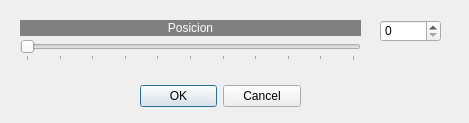
<?xml version="1.0" encoding="UTF-8"?>
<ui version="4.0">
 <class>Capturarvideo</class>
 <widget class="QDialog" name="Capturarvideo">
  <property name="geometry">
   <rect>
    <x>0</x>
    <y>0</y>
    <width>469</width>
    <height>123</height>
   </rect>
  </property>
  <property name="windowTitle">
   <string>Captura de vídeo</string>
  </property>
  <widget class="QDialogButtonBox" name="buttonBox">
   <property name="geometry">
    <rect>
     <x>140</x>
     <y>80</y>
     <width>161</width>
     <height>32</height>
    </rect>
   </property>
   <property name="orientation">
    <enum>Qt::Horizontal</enum>
   </property>
   <property name="standardButtons">
    <set>QDialogButtonBox::Cancel|QDialogButtonBox::Ok</set>
   </property>
  </widget>
  <widget class="QSlider" name="horizontalSlider">
   <property name="geometry">
    <rect>
     <x>20</x>
     <y>40</y>
     <width>341</width>
     <height>21</height>
    </rect>
   </property>
   <property name="minimum">
    <number>0</number>
   </property>
   <property name="maximum">
    <number>100</number>
   </property>
   <property name="pageStep">
    <number>10</number>
   </property>
   <property name="value">
    <number>0</number>
   </property>
   <property name="orientation">
    <enum>Qt::Horizontal</enum>
   </property>
   <property name="tickPosition">
    <enum>QSlider::TicksBelow</enum>
   </property>
   <property name="tickInterval">
    <number>10</number>
   </property>
  </widget>
  <widget class="QLabel" name="label">
   <property name="geometry">
    <rect>
     <x>20</x>
     <y>20</y>
     <width>341</width>
     <height>16</height>
    </rect>
   </property>
   <property name="styleSheet">
    <string notr="true">background-color: rgb(128, 128, 128);
color: rgb(255, 255, 255);</string>
   </property>
   <property name="text">
    <string>Posicion</string>
   </property>
   <property name="alignment">
    <set>Qt::AlignCenter</set>
   </property>
  </widget>
  <widget class="QSpinBox" name="spinBox">
   <property name="geometry">
    <rect>
     <x>380</x>
     <y>20</y>
     <width>61</width>
     <height>22</height>
    </rect>
   </property>
   <property name="minimum">
    <number>0</number>
   </property>
   <property name="maximum">
    <number>100</number>
   </property>
   <property name="value">
    <number>0</number>
   </property>
  </widget>
 </widget>
 <resources/>
 <connections>
  <connection>
   <sender>buttonBox</sender>
   <signal>accepted()</signal>
   <receiver>Capturarvideo</receiver>
   <slot>accept()</slot>
   <hints>
    <hint type="sourcelabel">
     <x>248</x>
     <y>254</y>
    </hint>
    <hint type="destinationlabel">
     <x>157</x>
     <y>274</y>
    </hint>
   </hints>
  </connection>
  <connection>
   <sender>buttonBox</sender>
   <signal>rejected()</signal>
   <receiver>Capturarvideo</receiver>
   <slot>reject()</slot>
   <hints>
    <hint type="sourcelabel">
     <x>316</x>
     <y>260</y>
    </hint>
    <hint type="destinationlabel">
     <x>286</x>
     <y>274</y>
    </hint>
   </hints>
  </connection>
 </connections>
</ui>
